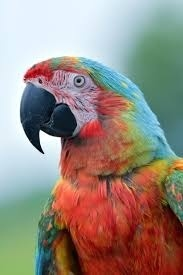
#> input picture phase1/new.jpeg, 183 x 275 px, found by its file name
$ python cropped.py
#> lines starting #> are read from the running program, lines starting #| are printed output that depends on the picture
import cv2
image=cv2.imread("phase1/new.jpeg")
#> image is the input picture: shape (275, 183, 3); mean B, G, R 128.5, 137.9, 151.2
cropped_image=image[100:200,100:200]
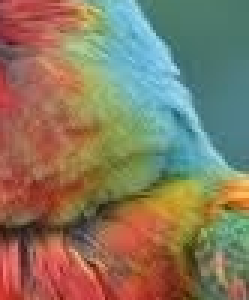
#> cropped_image: shape (100, 83, 3) (shown 3 times larger); mean B, G, R 96.5, 120.3, 135.3
cv2.imshow("Image",image)
cv2.imshow("Cropped Image",cropped_image)
cv2.waitKey(0)
cv2.destroyAllWindows()
cv2.imwrite("phase2/cropped_image.jpeg",cropped_image)
